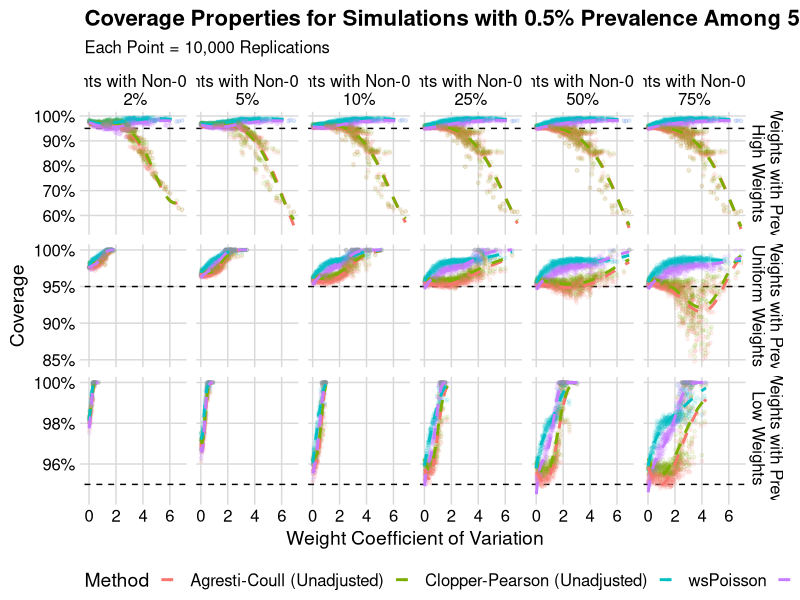

Generate this figure with R: (Note: this script raises an error after producing the figure.)
library(tidyverse)
library(scales)
library(glue)
library(cowplot)
library(fs)

ed1 <- read_csv("code/simulations/confidence_interval_perfect_assay/experimental_design.csv")
ed2 <- read_csv("code/simulations/confidence_interval_perfect_assay/005_prev_experimental_design.csv")
sum1 <- read_csv("code/simulations/confidence_interval_perfect_assay/combined_fixed_weights_many_summary.csv")
sum2 <- read_csv("code/simulations/confidence_interval_perfect_assay/combined_fixed_weights_many_summary_005.csv")

results_summary <-
  left_join(sum1, ed1) %>%
  mutate(group_distribution = case_when( # Error because I labeled things wrong when setting up ex design
    group_distribution == "low" ~ "high",
    group_distribution == "high" ~ "low",
    group_distribution == "uniform" ~ "uniform"
  )) %>%
  bind_rows(left_join(sum2, ed2) %>%
              mutate(design = design + max(ed1$design))) %>%
  pivot_longer(cols = c(lower_error_freq, upper_error_freq, coverage)) %>%
  mutate(name = fct_recode(name,
                           "Lower Error Frequency" = "lower_error_freq",
                           "Upper Error Frequency" = "upper_error_freq",
                           "Coverage" = "coverage"),
         method = fct_recode(method,
                             "Agresti-Coull (Unadjusted)" = "AC",
                             "Agresti-Coull (Adjusted)" = "AC_adjusted",
                             "Clopper-Pearson (Unadjusted)" = "CP",
                             "Clopper-Pearson (Adjusted)" = "CP_adjusted",
                             "wsPoisson" = "wspoissonTest",
                             "wsPoisson with mid-p" = "wspoissonTest_midp"),
         group_distribution = group_distribution %>%
           fct_relevel("high", "uniform", "low") %>%
           fct_relabel(str_to_title))

rm(ed1, ed2, sum1, sum2)


generate_plot <- function(name_to_plot, n_groups_to_plot, prev_to_plot){
  group_size <- if_else(n_groups_to_plot == 8000, 1, 200)

  generated_plot <-
    results_summary %>%
    filter(n_groups == n_groups_to_plot,
           name == name_to_plot,
           prev == prev_to_plot) %>%
    mutate(
      tests = 10000,
      successes = as.integer(value * tests),
      failures = tests - successes) %>%
    ggplot(aes(x = coef_var,
               y = successes / tests,
               color = method,
               group = method,
               # linetype = method,
               successes = successes,
               failures = failures)) +
    facet_grid(group_distribution ~ prop_groups_with_prev,
               scales = "free_y",
               labeller = labeller(
                 prop_groups_with_prev = function(x) x %>% as.numeric() %>% percent(accuracy = 1) %>% str_c("Weights with Non-0 Prev.\n", .),
                 group_distribution = function(x) str_c("Weights with Prev.\n", x, " Weights"))) +
    geom_hline(yintercept = case_when(name_to_plot == "Coverage" ~ 0.95,
                                      name_to_plot == "Upper Error Frequency" ~ 0.025,
                                      name_to_plot == "Lower Error Frequency" ~ 0.025),
               linetype = "dashed") +
    geom_point(size = 1, alpha = 0.1) +
    geom_smooth(
      method="glm",
      method.args=list(family="binomial"),
      formula = cbind(successes, failures) ~ splines::bs(x),
      se = F,
      alpha = 0.5, linetype = "dashed"
    ) +
    cowplot::theme_minimal_grid() +
    scale_x_continuous(name = "Weight Coefficient of Variation") +
    scale_y_continuous(name = name_to_plot, label = ~percent(., accuracy = 1)) +
    scale_color_discrete(name = "Method") +
    theme(legend.position = "bottom") +
    ggtitle(label = glue("{name_to_plot} Properties for Simulations with {percent(prev_to_plot, accuracy = 0.1)} Prevalence Among {comma(n_groups_to_plot)} Groups of {comma(group_size)}"),
            subtitle = "Each Point = 10,000 Replications")
  generated_plot
  }

generate_plot_2 <- function(name_to_plot, n_groups_to_plot, prev_to_plot){
  group_size <- if_else(n_groups_to_plot == 8000, 1, 200)

  generated_plot <-
    results_summary %>%
    filter(n_groups == n_groups_to_plot,
           name == name_to_plot,
           prev == prev_to_plot,
           method != "wsPoisson with mid-p",
           prop_groups_with_prev %in% c(0.05, 0.25, 0.75)) %>%
    mutate(
      tests = 10000,
      successes = as.integer(value * tests),
      failures = tests - successes) %>%
    ggplot(aes(x = coef_var,
               y = successes / tests,
               color = method,
               group = method,
               # linetype = method,
               successes = successes,
               failures = failures)) +
    facet_grid(group_distribution ~ prop_groups_with_prev,
               scales = "free_y",
               labeller = labeller(
                 prop_groups_with_prev = function(x) str_c("Groups with Non-0 Prev.\n", scales::comma(as.numeric(x) * n_groups_to_plot)),
                 group_distribution = function(x) str_c("Groups with Prev.\n", x, " Weights"))) +
    geom_hline(yintercept = case_when(name_to_plot == "Coverage" ~ 0.95,
                                      name_to_plot == "Upper Error Frequency" ~ 0.025,
                                      name_to_plot == "Lower Error Frequency" ~ 0.025),
               linetype = "dashed") +
    geom_point(size = 1, alpha = 0.25) +
    geom_smooth(
      method="glm",
      method.args=list(family="binomial"),
      formula = cbind(successes, failures) ~ splines::bs(x),
      se = F,
      alpha = 0.1, linetype = "dashed"
    ) +
    cowplot::theme_minimal_grid() +
    scale_x_continuous(name = "Weight Coefficient of Variation", labels = scales::percent) +
    scale_y_continuous(name = name_to_plot, label = ~percent(., accuracy = 1)) +
    scale_color_discrete(name = "Method") +
    theme(legend.position = "bottom") +
    ggtitle(label = glue("{name_to_plot} Properties for Simulations with {percent(prev_to_plot, accuracy = 0.1)} Prevalence Among {comma(n_groups_to_plot)} Groups of {comma(group_size)}"),
            subtitle = "Each Point = 10,000 Replications")
  generated_plot
}

generate_plot(name_to_plot = "Coverage", n_groups_to_plot = 50, prev_to_plot = 0.005)

results_summary %>%
  select(n_groups, name, prev) %>%
  distinct() %>%
  mutate(plot = pmap(
    list(name, n_groups, prev),
    ~generate_plot(name_to_plot = ..1,
                   n_groups_to_plot = ..2,
                   prev_to_plot = ..3))) %>%
  mutate(file_name = path("figures", str_c(str_replace_all(str_to_lower(name), "\\s", "_"), n_groups, str_replace_all(prev, "\\.", "_"), "full", sep = "_"), ext = "pdf")) %>%
  with(walk2(file_name, plot, ~save_plot(filename = .x, plot = .y, ncol = 5, nrow = 3, base_asp = (11 / 5) / (8.5 / 3), base_height = 4)))


results_summary %>%
  select(n_groups, name, prev) %>%
  distinct() %>%
  mutate(plot = pmap(
    list(name, n_groups, prev),
    ~generate_plot_2(name_to_plot = ..1,
                   n_groups_to_plot = ..2,
                   prev_to_plot = ..3))) %>%
  mutate(file_name = path("figures", str_c("perfect", str_replace_all(str_to_lower(name), "\\s", "_"), n_groups, str_replace_all(prev, "\\.", "_"), "reduced", sep = "_"), ext = "pdf")) %>%
  with(walk2(file_name, plot, ~save_plot(filename = .x, plot = .y, ncol = 3, nrow = 2, base_width = 3.5)))
